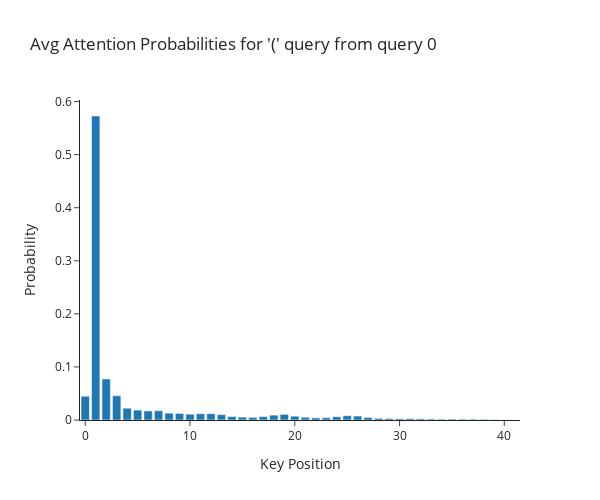

Notebook code for this chart:
### Code cell
def get_attn_probs(model: ParenTransformer, tokenizer: SimpleTokenizer, data: DataSet, layer: int, head: int) -> t.Tensor:
    '''
    Returns: (N_SAMPLES, max_seq_len, max_seq_len) tensor that sums to 1 over the last dimension.
    '''
    attn = model.layers[layer].self_attn
    inputs = get_inputs(model, data, attn)
    attn_scores = attn.attention_pattern_pre_softmax(inputs)
    print(attn_scores[:,head,:,:].shape)
    padding_mask = (data.toks == tokenizer.PAD_TOKEN)[:, None, None, :]
    print(padding_mask.shape)
    attn_scores = t.where(padding_mask, t.full_like(attn_scores, -100000), attn_scores)
    attn_scores = attn_scores[:,head,:,:] # TODO why the fuck doesn't this work
    # attn_scores[padding_mask] = -1000
    
    attn_probs = t.softmax(attn_scores, dim=-1)
    assert (attn_probs.sum(-1) - 1).abs().max() < 1e-5
    print(attn_probs.shape)
    return attn_probs.detach()

if MAIN:
    attn_probs = get_attn_probs(model, tokenizer, data, 2, 0)
    attn_probs_open = attn_probs[data.starts_open].mean(0)[[0]]

    px.bar(
        y=attn_probs_open.squeeze().numpy(), labels={"y": "Probability", "x": "Key Position"},
        template="simple_white", height=500, width=600, title="Avg Attention Probabilities for '(' query from query 0"
    ).update_layout(showlegend=False, hovermode='x unified').show()

### Figure 1 — Plotly figure (JSON) as saved in the notebook; plotly's stock layout.template omitted (floating-point values rounded to 4 significant figures)
{"data": [{"alignmentgroup": "True", "hovertemplate": "Key Position=%{x}<br>Probability=%{y}<extra></extra>", "legendgroup": "", "marker": {"color": "#1F77B4", "pattern": {"shape": ""}}, "name": "", "offsetgroup": "", "orientation": "v", "showlegend": false, "textposition": "auto", "type": "bar", "x": [0, 1, 2, 3, 4, 5, 6, 7, 8, 9, 10, 11, 12, 13, 14, 15, 16, 17, 18, 19, 20, 21, 22, 23, 24, 25, 26, 27, 28, 29, 30, 31, 32, 33, 34, 35, 36, 37, 38, 39, 40, 41], "xaxis": "x", "y": [0.04483, 0.5728, 0.07722, 0.04573, 0.02225, 0.01865, 0.01706, 0.01748, 0.01285, 0.0123, 0.01096, 0.01181, 0.01184, 0.01004, 0.006566, 0.005499, 0.004922, 0.006395, 0.009178, 0.01059, 0.007184, 0.005208, 0.00404, 0.004325, 0.006146, 0.008119, 0.007412, 0.004825, 0.003145, 0.002673, 0.002334, 0.002484, 0.002288, 0.002007, 0.001562, 0.001728, 0.001568, 0.001551, 0.001218, 0.0006903, 0.0003168, 0.0001706], "yaxis": "y"}], "layout": {"barmode": "relative", "height": 500, "hovermode": "x unified", "legend": {"tracegroupgap": 0}, "showlegend": false, "title": {"text": "Avg Attention Probabilities for '(' query from query 0"}, "width": 600, "xaxis": {"anchor": "y", "domain": [0, 1], "title": {"text": "Key Position"}}, "yaxis": {"anchor": "x", "domain": [0, 1], "title": {"text": "Probability"}}}}
